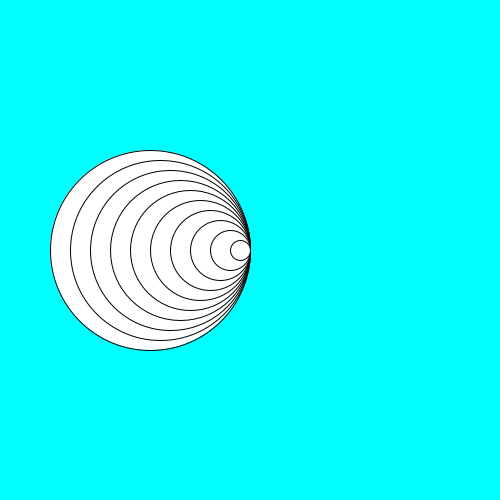
Frame 1 (no input)
Frame 60 (the mouse pressed at the canvas centre just before this capture): identical to frame 1, image omitted
Frame 120 (the mouse held since frame 60 and released just before this capture): identical to frame 1, image omitted

The Processing sketch that drew this single still picture (run headless with seeded random() and noise(); from frame 60 on, the mouse is pressed at the canvas centre):

// Processing sketch: Opdracht_9_6
// ── Opdracht_9_6.pde


void setup(){
size(500,500);

}

void draw(){
  background(0,255,255);
  drawrightc(250 , 250, 200, 10);
  
}

void drawrightc(int x, int y,int sizec, int aantal){
  for(int i = 0; i < aantal; i++){
    ellipse(x - sizec/2, y,sizec,sizec);
    sizec -= 20;
  }
}
